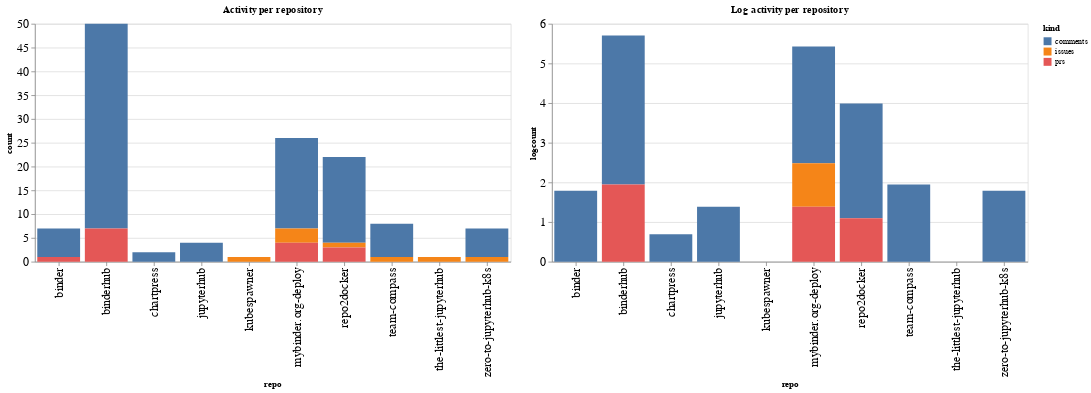

The cell this chart's notebook holds for it:
### Code cell
ch1 = alt.Chart(repo_summaries, width=600, title="Activity per repository").mark_bar().encode(
    x='repo',
    y='count',
    color='kind',
    tooltip="kind"
)

ch2 = alt.Chart(repo_summaries, width=600, title="Log activity per repository").mark_bar().encode(
    x='repo',
    y='logcount',
    color='kind',
    tooltip="kind"
)

ch1 | ch2

### Figure 1 — Vega-Lite specification as saved in the notebook (floating-point values rounded to 4 significant figures)
{"config": {"axisLeft": {"labelFontSize": 15}, "axisBottom": {"labelFontSize": 15}}, "hconcat": [{"mark": "bar", "encoding": {"color": {"type": "nominal", "field": "kind"}, "tooltip": {"type": "nominal", "field": "kind"}, "x": {"type": "nominal", "field": "repo"}, "y": {"type": "quantitative", "field": "count"}}, "title": "Activity per repository", "width": 600}, {"mark": "bar", "encoding": {"color": {"type": "nominal", "field": "kind"}, "tooltip": {"type": "nominal", "field": "kind"}, "x": {"type": "nominal", "field": "repo"}, "y": {"type": "quantitative", "field": "logcount"}}, "title": "Log activity per repository", "width": 600}], "data": {"name": "data-abcd0b12982811ab3793b7451858f5ed"}, "$schema": "https://vega.github.io/schema/vega-lite/v4.8.1.json", "datasets": {"data-abcd0b12982811ab3793b7451858f5ed": [{"repo": "binder", "kind": "comments", "count": 6, "logcount": 1.792}, {"repo": "binder", "kind": "prs", "count": 1, "logcount": 0.0}, {"repo": "binderhub", "kind": "comments", "count": 43, "logcount": 3.761}, {"repo": "binderhub", "kind": "prs", "count": 7, "logcount": 1.946}, {"repo": "chartpress", "kind": "comments", "count": 2, "logcount": 0.6931}, {"repo": "jupyterhub", "kind": "comments", "count": 4, "logcount": 1.386}, {"repo": "kubespawner", "kind": "issues", "count": 1, "logcount": 0.0}, {"repo": "mybinder.org-deploy", "kind": "comments", "count": 19, "logcount": 2.944}, {"repo": "mybinder.org-deploy", "kind": "issues", "count": 3, "logcount": 1.099}, {"repo": "mybinder.org-deploy", "kind": "prs", "count": 4, "logcount": 1.386}, {"repo": "repo2docker", "kind": "comments", "count": 18, "logcount": 2.89}, {"repo": "repo2docker", "kind": "issues", "count": 1, "logcount": 0.0}, {"repo": "repo2docker", "kind": "prs", "count": 3, "logcount": 1.099}, {"repo": "team-compass", "kind": "comments", "count": 7, "logcount": 1.946}, {"repo": "team-compass", "kind": "issues", "count": 1, "logcount": 0.0}, {"repo": "the-littlest-jupyterhub", "kind": "issues", "count": 1, "logcount": 0.0}, {"repo": "zero-to-jupyterhub-k8s", "kind": "comments", "count": 6, "logcount": 1.792}, {"repo": "zero-to-jupyterhub-k8s", "kind": "issues", "count": 1, "logcount": 0.0}]}}
